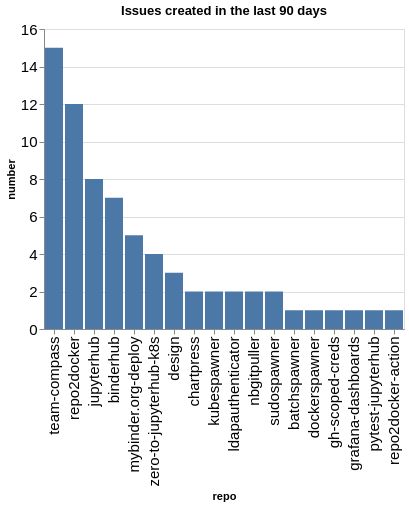

Source (notebook cell):
### Code cell
created_counts = created.groupby(['org', 'repo']).count()['number'].reset_index()
created_counts['org/repo'] = created_counts.apply(lambda a: a['org'] + '/' + a['repo'], axis=1)
sorted_vals = created_counts.sort_values(['org', 'number'], ascending=False)['repo'].values
alt.Chart(data=created_counts, title=f"Issues created in the last {n_days} days").mark_bar().encode(
    x=alt.X('repo', sort=alt.Sort(sorted_vals.tolist())),
    y='number',
)

### Figure 1 — Vega-Lite specification as saved in the notebook (floating-point values rounded to 4 significant figures)
{"config": {"axisLeft": {"labelFontSize": 15}, "axisBottom": {"labelFontSize": 15}}, "data": {"name": "data-913cf865547ade611340018ba8ce8a56"}, "mark": {"type": "bar"}, "encoding": {"x": {"field": "repo", "sort": ["team-compass", "repo2docker", "jupyterhub", "binderhub", "mybinder.org-deploy", "zero-to-jupyterhub-k8s", "design", "chartpress", "kubespawner", "ldapauthenticator", "nbgitpuller", "sudospawner", "batchspawner", "dockerspawner", "gh-scoped-creds", "grafana-dashboards", "pytest-jupyterhub", "repo2docker-action"], "type": "nominal"}, "y": {"field": "number", "type": "quantitative"}}, "title": "Issues created in the last 90 days", "$schema": "https://vega.github.io/schema/vega-lite/v5.20.1.json", "datasets": {"data-913cf865547ade611340018ba8ce8a56": [{"org": "jupyterhub", "repo": "batchspawner", "number": 1, "org/repo": "jupyterhub/batchspawner"}, {"org": "jupyterhub", "repo": "binderhub", "number": 7, "org/repo": "jupyterhub/binderhub"}, {"org": "jupyterhub", "repo": "chartpress", "number": 2, "org/repo": "jupyterhub/chartpress"}, {"org": "jupyterhub", "repo": "design", "number": 3, "org/repo": "jupyterhub/design"}, {"org": "jupyterhub", "repo": "dockerspawner", "number": 1, "org/repo": "jupyterhub/dockerspawner"}, {"org": "jupyterhub", "repo": "gh-scoped-creds", "number": 1, "org/repo": "jupyterhub/gh-scoped-creds"}, {"org": "jupyterhub", "repo": "grafana-dashboards", "number": 1, "org/repo": "jupyterhub/grafana-dashboards"}, {"org": "jupyterhub", "repo": "jupyterhub", "number": 8, "org/repo": "jupyterhub/jupyterhub"}, {"org": "jupyterhub", "repo": "kubespawner", "number": 2, "org/repo": "jupyterhub/kubespawner"}, {"org": "jupyterhub", "repo": "ldapauthenticator", "number": 2, "org/repo": "jupyterhub/ldapauthenticator"}, {"org": "jupyterhub", "repo": "mybinder.org-deploy", "number": 5, "org/repo": "jupyterhub/mybinder.org-deploy"}, {"org": "jupyterhub", "repo": "nbgitpuller", "number": 2, "org/repo": "jupyterhub/nbgitpuller"}, {"org": "jupyterhub", "repo": "pytest-jupyterhub", "number": 1, "org/repo": "jupyterhub/pytest-jupyterhub"}, {"org": "jupyterhub", "repo": "repo2docker", "number": 12, "org/repo": "jupyterhub/repo2docker"}, {"org": "jupyterhub", "repo": "repo2docker-action", "number": 1, "org/repo": "jupyterhub/repo2docker-action"}, {"org": "jupyterhub", "repo": "sudospawner", "number": 2, "org/repo": "jupyterhub/sudospawner"}, {"org": "jupyterhub", "repo": "team-compass", "number": 15, "org/repo": "jupyterhub/team-compass"}, {"org": "jupyterhub", "repo": "zero-to-jupyterhub-k8s", "number": 4, "org/repo": "jupyterhub/zero-to-jupyterhub-k8s"}]}}
